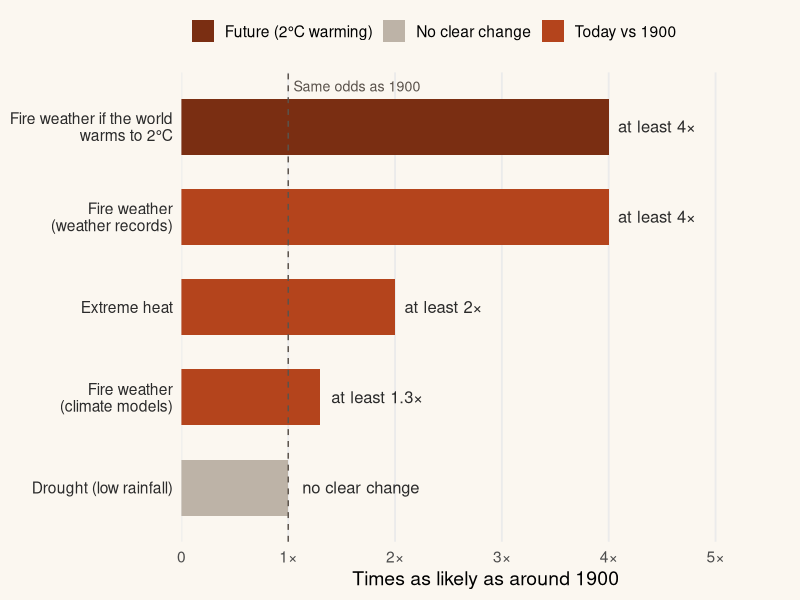

Here is the R script that generated this plot:
## ---- chunk 1
#| label: setup
library(tibble)
library(dplyr)
library(ggplot2)
library(knitr)
## ---- chunk 2
#| label: fig-likelihood
#| fig-cap: "How much more likely Black Summer's conditions are today than around 1900. Each bar is the smallest increase the scientists could confirm, so the real change may be bigger. Data: van Oldenborgh et al. (2021)."
#| fig-alt: "Horizontal bar chart. Fire weather at 2 degrees of warming is at least 4 times as likely, fire weather from weather records at least 4 times, extreme heat at least 2 times, fire weather from climate models at least 1.3 times, and drought shows no clear change at 1 times."
#| fig-width: 8
#| fig-height: 4.6

likelihood <- tribble(
  ~condition,                                   ~ratio, ~type,
  "Drought (low rainfall)",                       1.0,  "No clear change",
  "Fire weather\n(climate models)",               1.3,  "Today vs 1900",
  "Extreme heat",                                 2.0,  "Today vs 1900",
  "Fire weather\n(weather records)",              4.0,  "Today vs 1900",
  "Fire weather if the world\nwarms to 2°C",      4.0,  "Future (2°C warming)"
) |>
  mutate(
    condition = factor(condition, levels = condition),
    label = if_else(ratio == 1, "no clear change", paste0("at least ", ratio, "×"))
  )

ggplot(likelihood, aes(x = ratio, y = condition, fill = type)) +
  geom_col(width = 0.62) +
  geom_vline(xintercept = 1, linetype = "dashed", colour = "#5A524B") +
  annotate("text", x = 1.05, y = 5.45, label = "Same odds as 1900",
           hjust = 0, size = 3.6, colour = "#5A524B") +
  geom_text(aes(label = label), hjust = -0.12, size = 4.2, colour = "#2B2B2B") +
  scale_fill_manual(values = c("No clear change" = "#BDB3A7",
                               "Today vs 1900" = "#B4441C",
                               "Future (2°C warming)" = "#7A2E12")) +
  scale_x_continuous(limits = c(0, 5.7), breaks = 0:5,
                     labels = c("0", "1×", "2×", "3×", "4×", "5×"),
                     expand = c(0, 0)) +
  labs(x = "Times as likely as around 1900", y = NULL, fill = NULL) +
  theme_minimal(base_size = 14) +
  theme(
    legend.position = "top",
    legend.justification = "left",
    panel.grid.major.y = element_blank(),
    panel.grid.minor = element_blank(),
    plot.background = element_rect(fill = "#FBF7F0", colour = NA),
    axis.text.y = element_text(colour = "#2B2B2B")
  )
## ---- chunk 3
#| label: tbl-ingredients
#| tbl-cap: "Black Summer's ingredients: what has changed since around 1900, and whether climate change is behind it."

ingredients <- tribble(
  ~`Ingredient`,               ~`What changed since ~1900`,              ~`Linked to climate change?`,
  "Extreme heat",              "At least 2× as likely",                  "Yes, and the biggest single driver",
  "Overall fire danger",       "At least 1.3× (models) to 4× (records)", "Yes",
  "Drought (low rainfall)",    "No clear change",                        "No, mainly natural weather patterns",
  "Fire danger at 2°C warming", "At least 4× as likely",                 "Expected to keep rising"
)

kable(ingredients, align = "lll")
